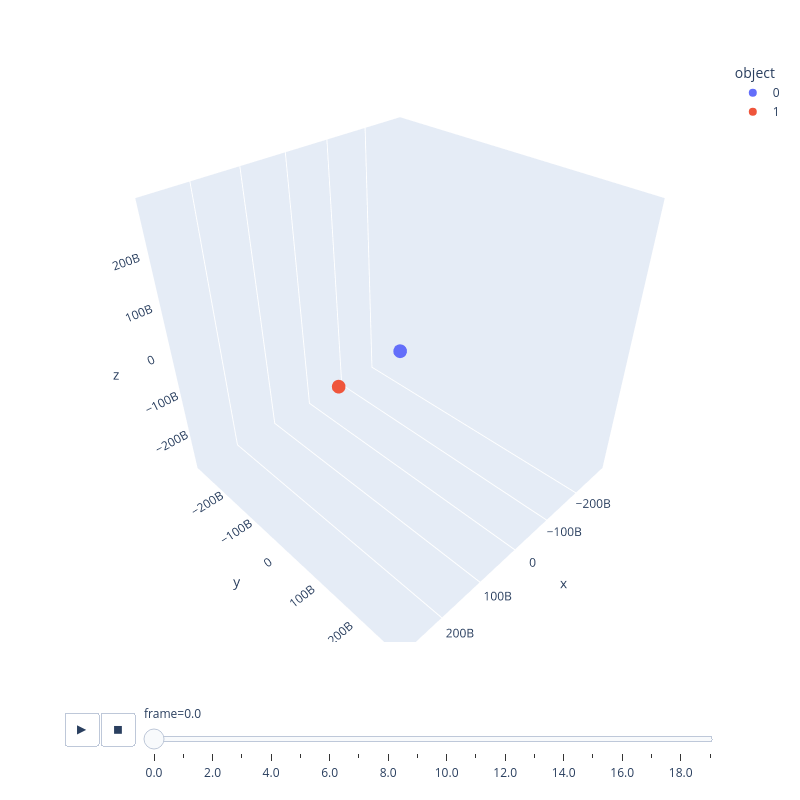

Here is the notebook cell this chart was saved with:
### Code cell
N = 2 #Number of objects
dt = 0.001 #Timestep
s_prime = 3.175*10**(-7)
Time = 100 #Duration of the simulation
frame_skip = 5000 #Number of timesteps between frames
soft_len = 0.1 #Softening Length to prevent singularities in force calculations when objects get very close to each other
G = 6.67*10**(-11)/(s_prime*dt) #Gravitational Constant (set to 1 for simplicity, can be changed to real value if desired)
R = 1.496*10**11

t = 0 #Intializing time
frames = [] #Setting the empty frame list
frame_num = 0 #Intializing frame number

#Setting array of objects: 
    #col 0,1,2 stores position in x,y,z directions
    #col 3 stores mass
    #col 4,5,6 stores momentum in x,y,z directions
    #col 7,8,9 stores force on the object in x,y,z directions
objects = np.zeros([N,10])

objects[0,0:3] = np.array((0,0,0))
objects[0,3] = 1.989*10**(30)
objects[0,4:7] = np.array((0,0,0))

objects[1,0:3] = np.array((1.496*10**11,0,0))
objects[1,3] = 5.972*10**24
objects[1,4:7] = np.array((0,29785*(5.972*10**24)/(s_prime*dt),0))

while t<Time:
    force_calculation(objects, N, G, soft_len, t, dt, frame_num)
    
    t += dt
    frame_num += 1

#Converting saved position data into a format that px.scatter_3d can use
df = pd.DataFrame(frames, columns=['x','y','z','object','frame'])

fig = px.scatter_3d(
    df,
    x='x',
    y='y',
    z='z',
    color='object',
    animation_frame='frame',
    width=800, 
    height=800,
)

fig.layout.updatemenus[0].buttons[0].args[1]['frame']['duration'] = 10
fig.layout.updatemenus[0].buttons[0].args[1]['transition']['duration'] = 1

fig.update_layout(
    scene=dict(
        xaxis=dict(range=[-2*R, 2*R]),
        yaxis=dict(range=[-2*R, 2*R]),
        zaxis=dict(range=[-2*R, 2*R]),
        aspectmode='cube'
    )
)

fig.show()

### Figure 1 — Plotly figure (JSON) as saved in the notebook; plotly's stock layout.template omitted (floating-point values rounded to 4 significant figures)
{"data": [{"hovertemplate": "object=0<br>frame=0.0<br>x=%{x}<br>y=%{y}<br>z=%{z}<extra></extra>", "legendgroup": "0", "marker": {"color": "#636efa", "symbol": "circle"}, "mode": "markers", "name": "0", "scene": "scene", "showlegend": true, "type": "scatter3d", "x": [0.0], "y": [0.0], "z": [0.0]}, {"hovertemplate": "object=1<br>frame=0.0<br>x=%{x}<br>y=%{y}<br>z=%{z}<extra></extra>", "legendgroup": "1", "marker": {"color": "#EF553B", "symbol": "circle"}, "mode": "markers", "name": "1", "scene": "scene", "showlegend": true, "type": "scatter3d", "x": [149600000000.0], "y": [0.0], "z": [0.0]}], "layout": {"height": 800, "legend": {"title": {"text": "object"}, "tracegroupgap": 0}, "margin": {"t": 60}, "scene": {"aspectmode": "cube", "aspectratio": {"x": 1, "y": 1, "z": 1}, "domain": {"x": [0, 1], "y": [0, 1]}, "xaxis": {"range": [-299200000000, 299200000000], "title": {"text": "x"}, "type": "linear"}, "yaxis": {"range": [-299200000000, 299200000000], "title": {"text": "y"}, "type": "linear"}, "zaxis": {"range": [-299200000000, 299200000000], "title": {"text": "z"}, "type": "linear"}}, "sliders": [{"active": 0, "currentvalue": {"prefix": "frame="}, "len": 0.9, "pad": {"b": 10, "t": 60}, "steps": [{"args": [["0.0"], {"frame": {"duration": 0, "redraw": true}, "fromcurrent": true, "mode": "immediate", "transition": {"duration": 0, "easing": "linear"}}], "label": "0.0", "method": "animate"}, {"args": [["1.0"], {"frame": {"duration": 0, "redraw": true}, "fromcurrent": true, "mode": "immediate", "transition": {"duration": 0, "easing": "linear"}}], "label": "1.0", "method": "animate"}, {"args": [["2.0"], {"frame": {"duration": 0, "redraw": true}, "fromcurrent": true, "mode": "immediate", "transition": {"duration": 0, "easing": "linear"}}], "label": "2.0", "method": "animate"}, {"args": [["3.0"], {"frame": {"duration": 0, "redraw": true}, "fromcurrent": true, "mode": "immediate", "transition": {"duration": 0, "easing": "linear"}}], "label": "3.0", "method": "animate"}, {"args": [["4.0"], {"frame": {"duration": 0, "redraw": true}, "fromcurrent": true, "mode": "immediate", "transition": {"duration": 0, "easing": "linear"}}], "label": "4.0", "method": "animate"}, {"args": [["5.0"], {"frame": {"duration": 0, "redraw": true}, "fromcurrent": true, "mode": "immediate", "transition": {"duration": 0, "easing": "linear"}}], "label": "5.0", "method": "animate"}, {"args": [["6.0"], {"frame": {"duration": 0, "redraw": true}, "fromcurrent": true, "mode": "immediate", "transition": {"duration": 0, "easing": "linear"}}], "label": "6.0", "method": "animate"}, {"args": [["7.0"], {"frame": {"duration": 0, "redraw": true}, "fromcurrent": true, "mode": "immediate", "transition": {"duration": 0, "easing": "linear"}}], "label": "7.0", "method": "animate"}, {"args": [["8.0"], {"frame": {"duration": 0, "redraw": true}, "fromcurrent": true, "mode": "immediate", "transition": {"duration": 0, "easing": "linear"}}], "label": "8.0", "method": "animate"}, {"args": [["9.0"], {"frame": {"duration": 0, "redraw": true}, "fromcurrent": true, "mode": "immediate", "transition": {"duration": 0, "easing": "linear"}}], "label": "9.0", "method": "animate"}, {"args": [["10.0"], {"frame": {"duration": 0, "redraw": true}, "fromcurrent": true, "mode": "immediate", "transition": {"duration": 0, "easing": "linear"}}], "label": "10.0", "method": "animate"}, {"args": [["11.0"], {"frame": {"duration": 0, "redraw": true}, "fromcurrent": true, "mode": "immediate", "transition": {"duration": 0, "easing": "linear"}}], "label": "11.0", "method": "animate"}, {"args": [["12.0"], {"frame": {"duration": 0, "redraw": true}, "fromcurrent": true, "mode": "immediate", "transition": {"duration": 0, "easing": "linear"}}], "label": "12.0", "method": "animate"}, {"args": [["13.0"], {"frame": {"duration": 0, "redraw": true}, "fromcurrent": true, "mode": "immediate", "transition": {"duration": 0, "easing": "linear"}}], "label": "13.0", "method": "animate"}, {"args": [["14.0"], {"frame": {"duration": 0, "redraw": true}, "fromcurrent": true, "mode": "immediate", "transition": {"duration": 0, "easing": "linear"}}], "label": "14.0", "method": "animate"}, {"args": [["15.0"], {"frame": {"duration": 0, "redraw": true}, "fromcurrent": true, "mode": "immediate", "transition": {"duration": 0, "easing": "linear"}}], "label": "15.0", "method": "animate"}, {"args": [["16.0"], {"frame": {"duration": 0, "redraw": true}, "fromcurrent": true, "mode": "immediate", "transition": {"duration": 0, "easing": "linear"}}], "label": "16.0", "method": "animate"}, {"args": [["17.0"], {"frame": {"duration": 0, "redraw": true}, "fromcurrent": true, "mode": "immediate", "transition": {"duration": 0, "easing": "linear"}}], "label": "17.0", "method": "animate"}, {"args": [["18.0"], {"frame": {"duration": 0, "redraw": true}, "fromcurrent": true, "mode": "immediate", "transition": {"duration": 0, "easing": "linear"}}], "label": "18.0", "method": "animate"}, {"args": [["19.0"], {"frame": {"duration": 0, "redraw": true}, "fromcurrent": true, "mode": "immediate", "transition": {"duration": 0, "easing": "linear"}}], "label": "19.0", "method": "animate"}], "x": 0.1, "xanchor": "left", "y": 0, "yanchor": "top"}], "updatemenus": [{"buttons": [{"args": [null, {"frame": {"duration": 10, "redraw": true}, "fromcurrent": true, "mode": "immediate", "transition": {"duration": 1, "easing": "linear"}}], "label": "&#9654;", "method": "animate"}, {"args": [[null], {"frame": {"duration": 0, "redraw": true}, "fromcurrent": true, "mode": "immediate", "transition": {"duration": 0, "easing": "linear"}}], "label": "&#9724;", "method": "animate"}], "direction": "left", "pad": {"r": 10, "t": 70}, "showactive": false, "type": "buttons", "x": 0.1, "xanchor": "right", "y": 0, "yanchor": "top"}], "width": 800}}
